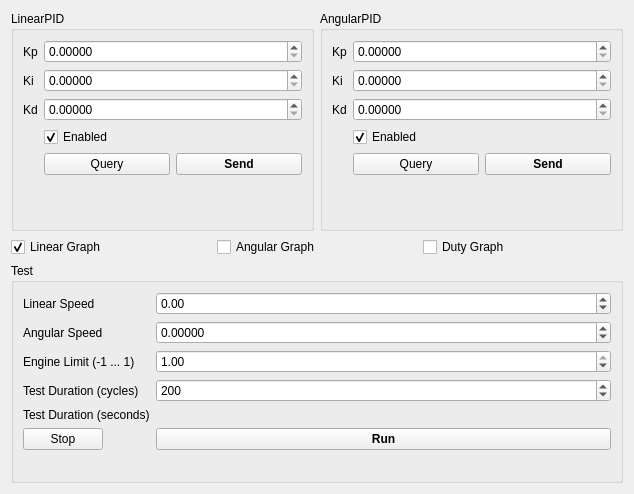
<?xml version="1.0" encoding="UTF-8"?>
<ui version="4.0">
 <class>AsservWindow</class>
 <widget class="QWidget" name="AsservWindow">
  <property name="geometry">
   <rect>
    <x>0</x>
    <y>0</y>
    <width>634</width>
    <height>494</height>
   </rect>
  </property>
  <property name="windowTitle">
   <string>Asservissement</string>
  </property>
  <layout class="QVBoxLayout" name="verticalLayout">
   <item>
    <layout class="QHBoxLayout" name="horizontalLayout">
     <item>
      <widget class="QGroupBox" name="groupBox">
       <property name="title">
        <string>LinearPID</string>
       </property>
       <layout class="QFormLayout" name="formLayout">
        <item row="0" column="0">
         <widget class="QLabel" name="label">
          <property name="text">
           <string>Kp</string>
          </property>
         </widget>
        </item>
        <item row="0" column="1">
         <widget class="QDoubleSpinBox" name="linKp">
          <property name="decimals">
           <number>5</number>
          </property>
          <property name="singleStep">
           <double>0.100000000000000</double>
          </property>
         </widget>
        </item>
        <item row="1" column="0">
         <widget class="QLabel" name="label_2">
          <property name="text">
           <string>Ki</string>
          </property>
         </widget>
        </item>
        <item row="1" column="1">
         <widget class="QDoubleSpinBox" name="linKi">
          <property name="decimals">
           <number>5</number>
          </property>
          <property name="singleStep">
           <double>0.001000000000000</double>
          </property>
         </widget>
        </item>
        <item row="2" column="0">
         <widget class="QLabel" name="label_3">
          <property name="text">
           <string>Kd</string>
          </property>
         </widget>
        </item>
        <item row="2" column="1">
         <widget class="QDoubleSpinBox" name="linKd">
          <property name="decimals">
           <number>5</number>
          </property>
          <property name="singleStep">
           <double>0.100000000000000</double>
          </property>
         </widget>
        </item>
        <item row="3" column="1">
         <widget class="QCheckBox" name="linearEnabled">
          <property name="text">
           <string>Enabled</string>
          </property>
          <property name="checked">
           <bool>true</bool>
          </property>
         </widget>
        </item>
        <item row="4" column="1">
         <layout class="QHBoxLayout" name="horizontalLayout_2">
          <item>
           <widget class="QPushButton" name="linQuery">
            <property name="text">
             <string>Query</string>
            </property>
           </widget>
          </item>
          <item>
           <widget class="QPushButton" name="linSet">
            <property name="font">
             <font>
              <weight>75</weight>
              <bold>true</bold>
             </font>
            </property>
            <property name="text">
             <string>Send</string>
            </property>
           </widget>
          </item>
         </layout>
        </item>
       </layout>
      </widget>
     </item>
     <item>
      <widget class="QGroupBox" name="groupBox_2">
       <property name="title">
        <string>AngularPID</string>
       </property>
       <layout class="QFormLayout" name="formLayout_2">
        <item row="0" column="0">
         <widget class="QLabel" name="label_4">
          <property name="text">
           <string>Kp</string>
          </property>
         </widget>
        </item>
        <item row="0" column="1">
         <widget class="QDoubleSpinBox" name="angKp">
          <property name="decimals">
           <number>5</number>
          </property>
         </widget>
        </item>
        <item row="1" column="0">
         <widget class="QLabel" name="label_6">
          <property name="text">
           <string>Ki</string>
          </property>
         </widget>
        </item>
        <item row="1" column="1">
         <widget class="QDoubleSpinBox" name="angKi">
          <property name="decimals">
           <number>5</number>
          </property>
          <property name="singleStep">
           <double>0.100000000000000</double>
          </property>
         </widget>
        </item>
        <item row="2" column="0">
         <widget class="QLabel" name="label_5">
          <property name="text">
           <string>Kd</string>
          </property>
         </widget>
        </item>
        <item row="2" column="1">
         <widget class="QDoubleSpinBox" name="angKd">
          <property name="decimals">
           <number>5</number>
          </property>
          <property name="singleStep">
           <double>0.100000000000000</double>
          </property>
         </widget>
        </item>
        <item row="4" column="1">
         <layout class="QHBoxLayout" name="horizontalLayout_3">
          <item>
           <widget class="QPushButton" name="angQuery">
            <property name="text">
             <string>Query</string>
            </property>
           </widget>
          </item>
          <item>
           <widget class="QPushButton" name="angSet">
            <property name="font">
             <font>
              <weight>75</weight>
              <bold>true</bold>
             </font>
            </property>
            <property name="text">
             <string>Send</string>
            </property>
           </widget>
          </item>
         </layout>
        </item>
        <item row="3" column="1">
         <widget class="QCheckBox" name="angularEnabled">
          <property name="text">
           <string>Enabled</string>
          </property>
          <property name="checked">
           <bool>true</bool>
          </property>
         </widget>
        </item>
       </layout>
      </widget>
     </item>
    </layout>
   </item>
   <item>
    <layout class="QHBoxLayout" name="horizontalLayout_4">
     <item>
      <widget class="QCheckBox" name="linearGraph">
       <property name="text">
        <string>Linear Graph</string>
       </property>
       <property name="checked">
        <bool>true</bool>
       </property>
      </widget>
     </item>
     <item>
      <widget class="QCheckBox" name="angularGraph">
       <property name="text">
        <string>Angular Graph</string>
       </property>
      </widget>
     </item>
     <item>
      <widget class="QCheckBox" name="dutyGraph">
       <property name="text">
        <string>Duty Graph</string>
       </property>
      </widget>
     </item>
    </layout>
   </item>
   <item>
    <widget class="QGroupBox" name="groupBox_3">
     <property name="title">
      <string>Test</string>
     </property>
     <layout class="QFormLayout" name="formLayout_3">
      <item row="0" column="0">
       <widget class="QLabel" name="label_7">
        <property name="text">
         <string>Linear Speed</string>
        </property>
       </widget>
      </item>
      <item row="0" column="1">
       <widget class="QDoubleSpinBox" name="linSpeed">
        <property name="minimum">
         <double>-10.000000000000000</double>
        </property>
        <property name="maximum">
         <double>10.000000000000000</double>
        </property>
        <property name="singleStep">
         <double>0.500000000000000</double>
        </property>
       </widget>
      </item>
      <item row="1" column="0">
       <widget class="QLabel" name="label_8">
        <property name="text">
         <string>Angular Speed</string>
        </property>
       </widget>
      </item>
      <item row="1" column="1">
       <widget class="QDoubleSpinBox" name="angSpeed">
        <property name="decimals">
         <number>5</number>
        </property>
        <property name="minimum">
         <double>-1.000000000000000</double>
        </property>
        <property name="maximum">
         <double>1.000000000000000</double>
        </property>
        <property name="singleStep">
         <double>0.500000000000000</double>
        </property>
       </widget>
      </item>
      <item row="2" column="0">
       <widget class="QLabel" name="label_10">
        <property name="text">
         <string>Engine Limit (-1 ... 1)</string>
        </property>
       </widget>
      </item>
      <item row="2" column="1">
       <widget class="QDoubleSpinBox" name="engineLimit">
        <property name="minimum">
         <double>-1.000000000000000</double>
        </property>
        <property name="maximum">
         <double>1.000000000000000</double>
        </property>
        <property name="singleStep">
         <double>0.100000000000000</double>
        </property>
        <property name="value">
         <double>1.000000000000000</double>
        </property>
       </widget>
      </item>
      <item row="3" column="0">
       <widget class="QLabel" name="label_9">
        <property name="text">
         <string>Test Duration (cycles)</string>
        </property>
       </widget>
      </item>
      <item row="3" column="1">
       <widget class="QSpinBox" name="duration">
        <property name="minimum">
         <number>10</number>
        </property>
        <property name="maximum">
         <number>10000</number>
        </property>
        <property name="singleStep">
         <number>50</number>
        </property>
        <property name="value">
         <number>200</number>
        </property>
       </widget>
      </item>
      <item row="4" column="0">
       <widget class="QLabel" name="label_11">
        <property name="text">
         <string>Test Duration (seconds)</string>
        </property>
       </widget>
      </item>
      <item row="4" column="1">
       <widget class="QLabel" name="durationLabel">
        <property name="text">
         <string/>
        </property>
       </widget>
      </item>
      <item row="5" column="0">
       <widget class="QPushButton" name="stopButton">
        <property name="text">
         <string>Stop</string>
        </property>
       </widget>
      </item>
      <item row="5" column="1">
       <widget class="QPushButton" name="runButton">
        <property name="font">
         <font>
          <weight>75</weight>
          <bold>true</bold>
         </font>
        </property>
        <property name="text">
         <string>Run</string>
        </property>
       </widget>
      </item>
     </layout>
    </widget>
   </item>
  </layout>
 </widget>
 <resources/>
 <connections/>
</ui>
